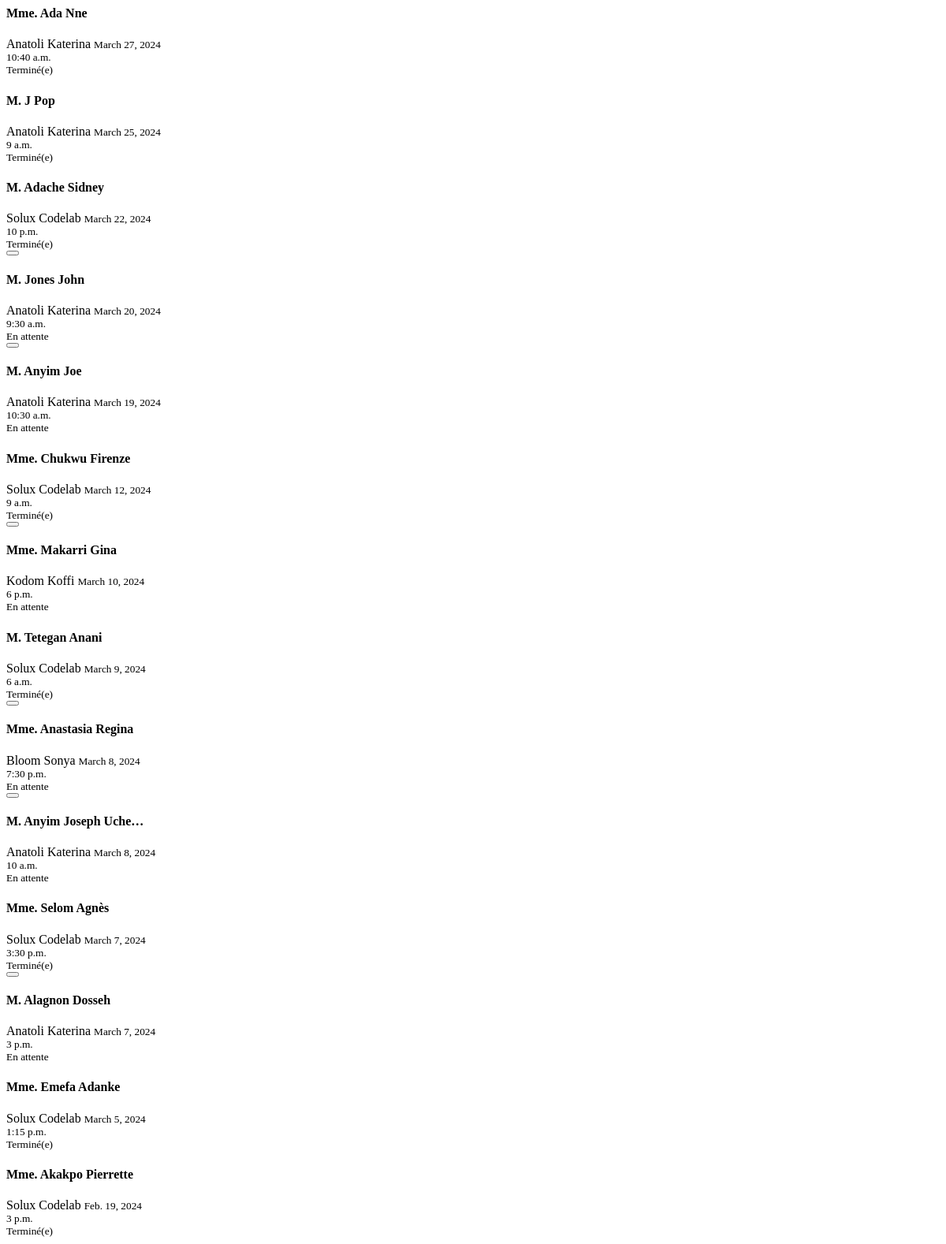
/appointments/grid/ (signed in), run on an earlier commit of the app's database.
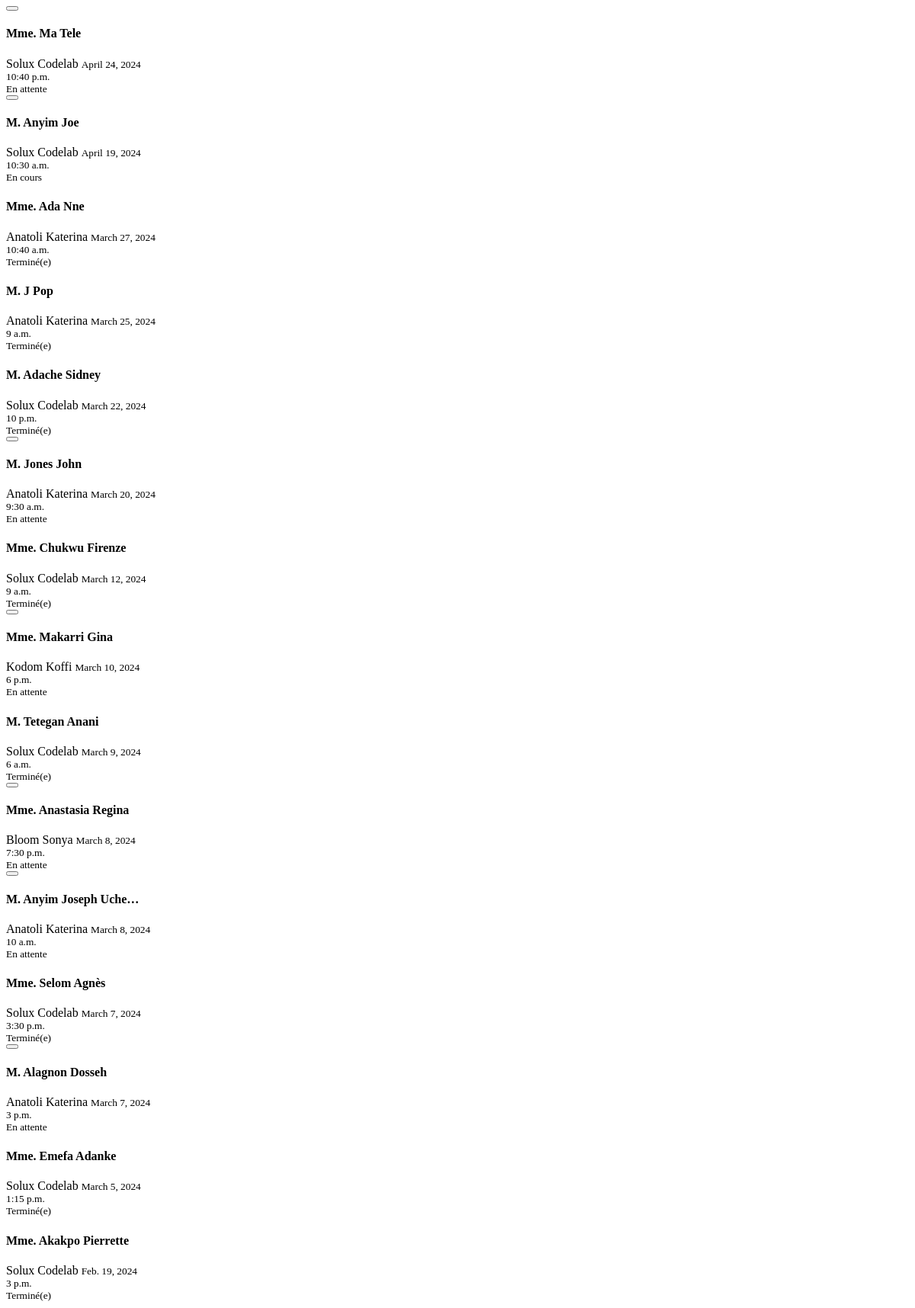
And on a later commit of the database.
### base/models.py (models this page shows, shortened)
class Appointment(models.Model):
    host = models.ForeignKey(CustomUser, on_delete=models.CASCADE)
    first_name = models.CharField(max_length=255)
    last_name = models.CharField(max_length=255)
    email = models.EmailField(max_length=255, null=True, blank=True)
    phone = models.CharField(max_length=255, blank=True, null=True)
    observations = models.TextField(blank=True, null=True)
    sex = models.CharField(max_length=50, choices=genders)
    context = models.CharField(
        max_length=50, choices=context_types, default='professional')
    nationality = models.CharField(
        max_length=255, default='', null=True, blank=True)
    date = models.DateField(default=date.today)
    time = models.TimeField()
    started_at = models.TimeField(default=timezone.now)
    ended_at = models.TimeField(null=True, blank=True)
    departed_at = models.TimeField(null=True, blank=True)
    id_document = models.CharField(
        max_length=50, choices=id_types, null=True, blank=True)
    id_number = models.CharField(max_length=50, null=True, blank=True)
    status = models.ForeignKey(Status, default=1, on_delete=models.CASCADE)
    is_accepted = models.BooleanField(default=False)
    is_cancelled = models.BooleanField(default=False)
    is_finished = models.BooleanField(default=False)
    is_missed = models.BooleanField(default=False)
    is_vip = models.BooleanField(default=False)
    signature = models.ImageField(
        upload_to='signatures/', null=True, blank=True)

### accounts/models.py (models this page shows, shortened)
class CustomUser(AbstractBaseUser, PermissionsMixin):
    email = models.EmailField(db_index=True, unique=True, max_length=255)
    username = models.CharField(
        max_length=255, unique=True, blank=True, null=True)
    first_name = models.CharField(max_length=255)
    last_name = models.CharField(max_length=255)
    address = models.CharField(max_length=255, blank=True, null=True)
    phone = PhoneNumberField(unique=True, blank=True, null=True)
    role = models.ForeignKey(
        Role, on_delete=models.CASCADE, blank=True, null=True,)
    image = models.ImageField(blank=True, null=True, upload_to='users')
    is_active = models.BooleanField(default=True)
    is_staff = models.BooleanField(default=False)
    is_superuser = models.BooleanField(default=False)
    objects = CustomUserManager()
    USERNAME_FIELD = 'email'
    REQUIRED_FIELDS = []

### base/views.py (the view)
# urls.py: path('appointments/grid/', appointments_grid, name='appointments_grid'),
@login_required(login_url='login')
def appointments_grid(req):
    user = req.user
    if user.role.sec_level >= 4:
        appointments = Appointment.objects.all().order_by('-date', '-time')
    else:
        appointments = Appointment.objects.filter(
            host=user).order_by('-date', '-time')
    context = {"appointments": appointments}
    return render(req, 'base/partials/appointments/gridview.html', context)

### base/utils.py (called while the page is built)
def h_encode(id):
    return hashids.encode(id)

    def to_url(self, value):
        return h_encode(value)

### base/templates/base/partials/appointments/gridview.html
{% if not appointments %}
<div class="flex-col justify-center items-center text-center text-black m-auto">
  <i class="fa-solid fa-folder-open text-purple-200 text-7xl"></i>
  <p class="mt-2 px-4 py-2 w-fit bg-purple-100 rounded-lg text-sm text-center">
    Aucun rendez-vous disponible
  </p>
</div>
{% else %}
<div
  class="grid grid-cols-2 lg:grid-cols-3 xl:grid-cols-4 gap-3"
>
  {% for obj in appointments %}
  {% include 'base/components/appointments/grid_card.html' %}
  {% endfor %}
</div>
{% endif %}

### base/templates/base/components/appointments/grid_card.html (shortened to what this page needs)
{% load static %}
<div
  class="cursor-pointer relative flex flex-col border bg-white focus:border-purple-400 hover:border-purple-400 hover:shadow-md w-full rounded-lg group transition duration-300 ease-in-out"
>
  {% if user.role.sec_level >= 4 and obj.status.id != 3 %}
  <div class="flex absolute top-0 right-0 text-gray-300 text-xs">
    <button
      onclick="hide_dialogs()"
      hx-target="#basic_dialog"
      hx-get="{% url 'edit_appointment' obj.id %}"
      class="px-2 py-1 hover:bg-purple-300 border border-t-0 rounded-md hover:text-black"
    >
    </button>
  </div>
  {% endif %}
  <article
    hx-get="{% url 'appointment_alt' obj.id %}"
    hx-target="#appointment_dialog"
    hx-swap="innerHTML"
    class="p-4 md:text-sm lg:text-md text-left flex flex-col gap-1 justify-between"
  >
    <h4 class="text-black font-bold">
      {% if obj.sex == 'male' %} M. {% else %} Mme. {% endif %}
      {{obj.last_name}} {{obj.first_name|truncatechars:12}}
    </h4>
    <span class="font-light text-xs text-gray-600"
      > {{obj.host.last_name}} {{obj.host.first_name}}</span
    >
    <small class="text:xs text-gray-400"
      > {{obj.date}}</small
    >
    <div class="flex items-start justify-between">
      <small class="text:xs text-gray-400"
        > {{obj.time}}</small
      >
      {% include 'base/components/status_badge.html' %}
    </div>
  </article>
</div>

### base/templates/base/components/status_badge.html (shortened to what this page needs)
{% if not curr_obj %}
<div class="obj_status{{obj.id}} text-black text:xs lg:text-xs">
  {% if obj.status.id == 1 %}
  <span class="px-3 py-1 bg-purple-200 rounded-md group">
    <small class="hidden group-hover:inline ml-2 text-[0.7rem]">
      En attente
    </small>
  </span>
  {% elif obj.status.id == 2 %}
  <span class="px-3 py-1 bg-amber-200 rounded-md group">
    <small class="hidden group-hover:inline ml-2 text-[0.7rem]">
      En cours
    </small>
  </span>
  {% elif obj.status.id == 3 %}
  <span class="px-3 py-1 bg-green-200 rounded-md group">
    <small class="hidden group-hover:inline ml-2 text-[0.7rem]">
      Terminé(e)
    </small>
  </span>
  {% endif %}
</div>
{% endif %}

What changed in the data, as far as the page shows it:
added Appointment: sex "Mme.", last_name "Ma", first_name "Tele", host.last_name "Solux", host.first_name "Codelab", date "April 24, 2024", time "10:40 p.m.", shows "En attente"
changed Appointment "Joe": host.last_name "Anatoli" → "Solux"; host.first_name "Katerina" → "Codelab"; date "March 19, 2024" → "April 19, 2024"; status_id "En attente" → "En cours"; moves up the list
